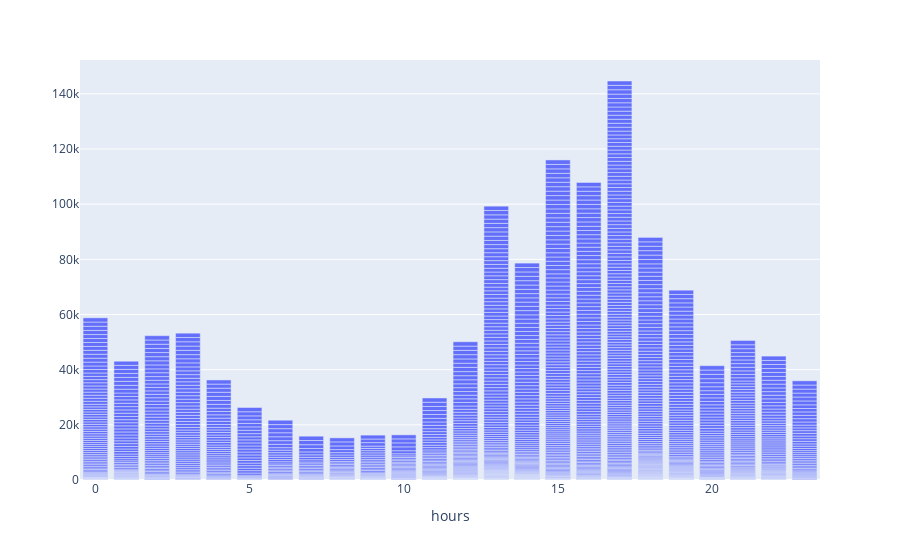

The notebook cell this image was saved under:
### Code cell
fig = px.bar(get_follower_data, x='hours')
fig.show()

### Figure 1 — Plotly figure (JSON) as saved in the notebook; plotly's stock layout.template omitted (floating-point values rounded to 4 significant figures; data arrays with more than 128 entries replaced by an {"elided": "..."} marker saying what was removed)
{"data": [{"alignmentgroup": "True", "hoverlabel": {"namelength": 0}, "hovertemplate": "hours=%{x}", "legendgroup": "", "marker": {"color": "#636efa"}, "name": "", "offsetgroup": "", "orientation": "v", "showlegend": false, "textposition": "auto", "type": "bar", "x": {"elided": "1620 int values"}, "xaxis": "x", "yaxis": "y"}], "layout": {"autosize": true, "barmode": "relative", "legend": {"tracegroupgap": 0}, "margin": {"t": 60}, "xaxis": {"anchor": "y", "autorange": true, "domain": [0, 1], "range": [-0.5, 23.5], "title": {"text": "hours"}, "type": "linear"}, "yaxis": {"anchor": "x", "autorange": true, "domain": [0, 1], "range": [0, 152300.0]}}}
